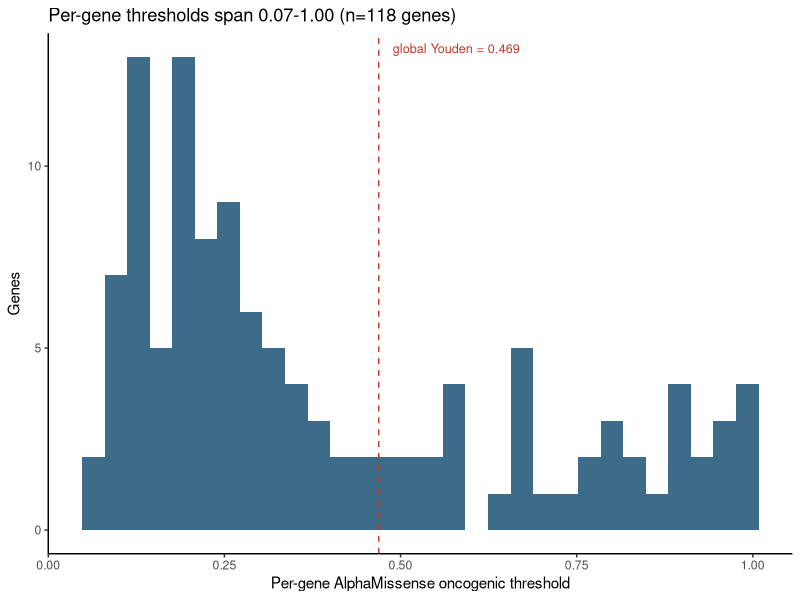
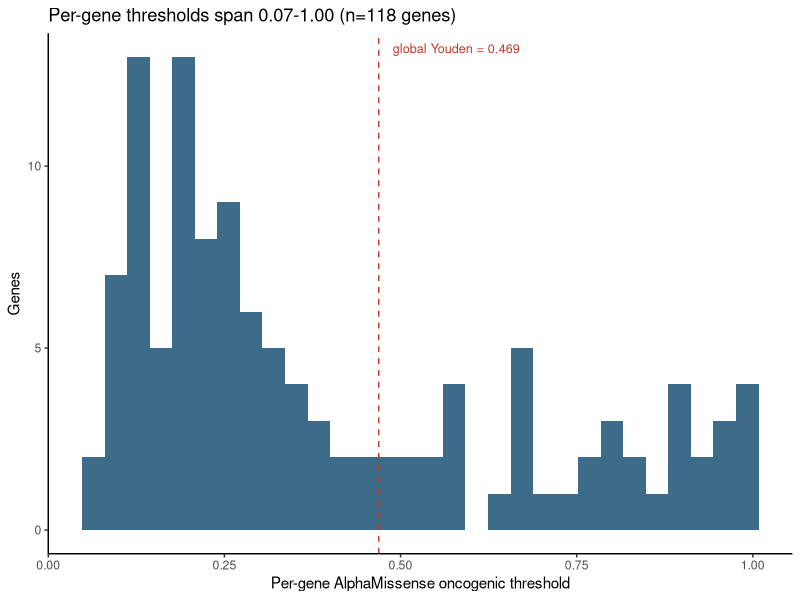
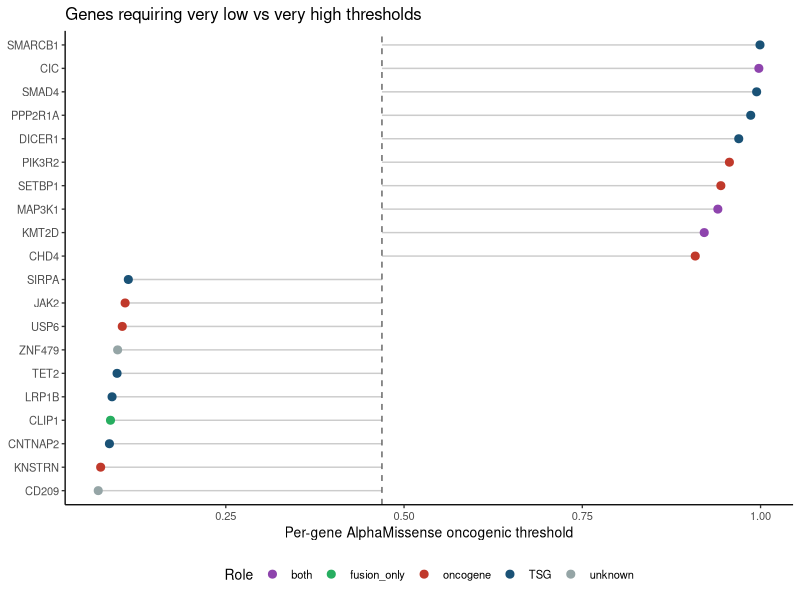
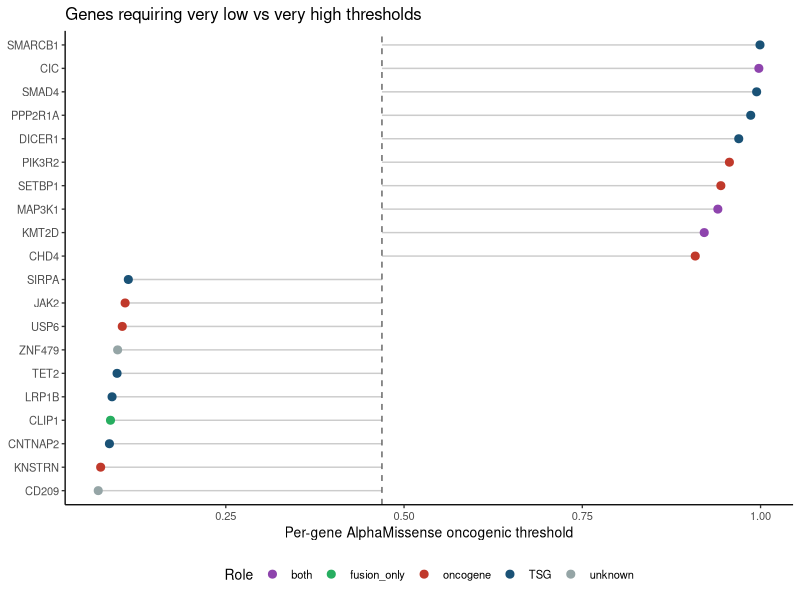
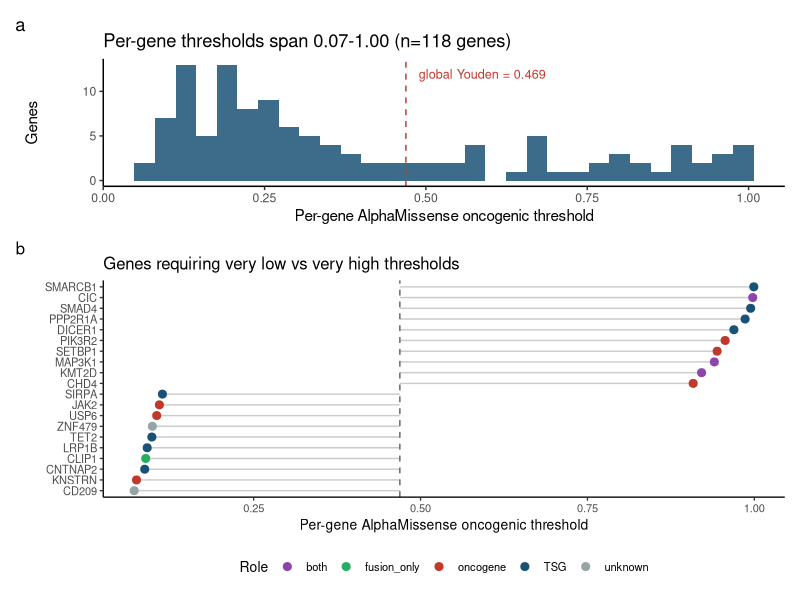
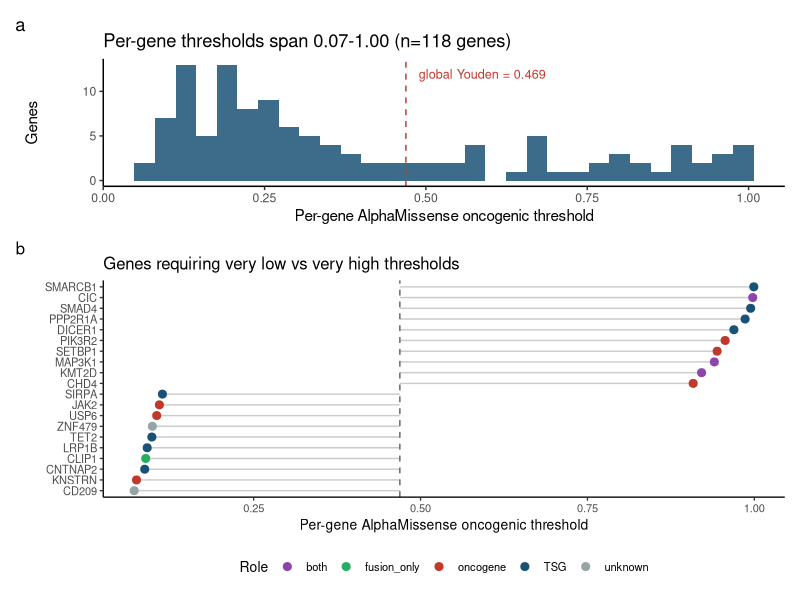

These figures' R source, in order:
# Fig 5 — Per-gene oncogenic threshold heterogeneity (AlphaMissense)
# Input: tables/per_gene_calibration.tsv  Output: fig5_per_gene_threshold.{pdf,png}
# 메시지: 유전자별 oncogenic 임계가 0.07~0.99로 넓게 퍼짐(전역 0.469로 못 가림).
suppressPackageStartupMessages({library(tidyverse)})

d <- read.delim("tables/per_gene_calibration.tsv", check.names = FALSE) %>%
  filter(!is.na(am_threshold))
global <- 0.469

# (a) 분포 히스토그램
pa <- ggplot(d, aes(am_threshold)) +
  geom_histogram(bins = 30, fill = "#1A5276", alpha = 0.85) +
  geom_vline(xintercept = global, linetype = "dashed", color = "#C0392B") +
  annotate("text", x = global + 0.02, y = Inf, vjust = 2, hjust = 0,
           label = "global Youden = 0.469", color = "#C0392B", size = 3.2) +
  labs(x = "Per-gene AlphaMissense oncogenic threshold", y = "Genes",
       title = sprintf("Per-gene thresholds span %.2f-%.2f (n=%d genes)",
                       min(d$am_threshold), max(d$am_threshold), nrow(d))) +
  theme_classic(base_size = 11)

ggsave("figures_R/fig5_per_gene_threshold.pdf", pa, width = 5.5, height = 3.3)
ggsave("figures_R/fig5_per_gene_threshold.png", pa, width = 5.5, height = 3.3, dpi = 300)

# (b) 극단 유전자 forest — 상/하위 10개씩(=20)으로 축소해 한 페이지에 맞춤
N_EACH <- 10
ext <- d %>% arrange(am_threshold) %>%
  slice(c(1:N_EACH, (n()-N_EACH+1):n())) %>% mutate(gene = fct_inorder(gene))
pal_role <- c(oncogene = "#C0392B", TSG = "#1A5276", both = "#8E44AD",
              unknown = "#95A5A6", fusion_only = "#27AE60")
pb <- ggplot(ext, aes(am_threshold, gene, color = role_class)) +
  geom_segment(aes(x = global, xend = am_threshold, yend = gene), color = "grey80") +
  geom_point(size = 2.4) +
  geom_vline(xintercept = global, linetype = "dashed", color = "grey40") +
  scale_color_manual(values = pal_role, name = "Role") +
  labs(x = "Per-gene AlphaMissense oncogenic threshold", y = NULL,
       title = "Genes requiring very low vs very high thresholds") +
  theme_classic(base_size = 10) + theme(legend.position = "bottom")
ggsave("figures_R/fig5b_per_gene_forest.pdf", pb, width = 5.5, height = 5.0)
ggsave("figures_R/fig5b_per_gene_forest.png", pb, width = 5.5, height = 5.0, dpi = 300)

# (선택) 한 페이지용 결합본: a 위 / b 아래 (patchwork 있으면)
if (requireNamespace("patchwork", quietly = TRUE)) {
  comb <- patchwork::wrap_plots(pa, pb, ncol = 1, heights = c(1, 1.7)) +
          patchwork::plot_annotation(tag_levels = "a")
  ggsave("figures_R/fig5_per_gene_combined.pdf", comb, width = 5.8, height = 8.2)
  ggsave("figures_R/fig5_per_gene_combined.png", comb, width = 5.8, height = 8.2, dpi = 300)
}
